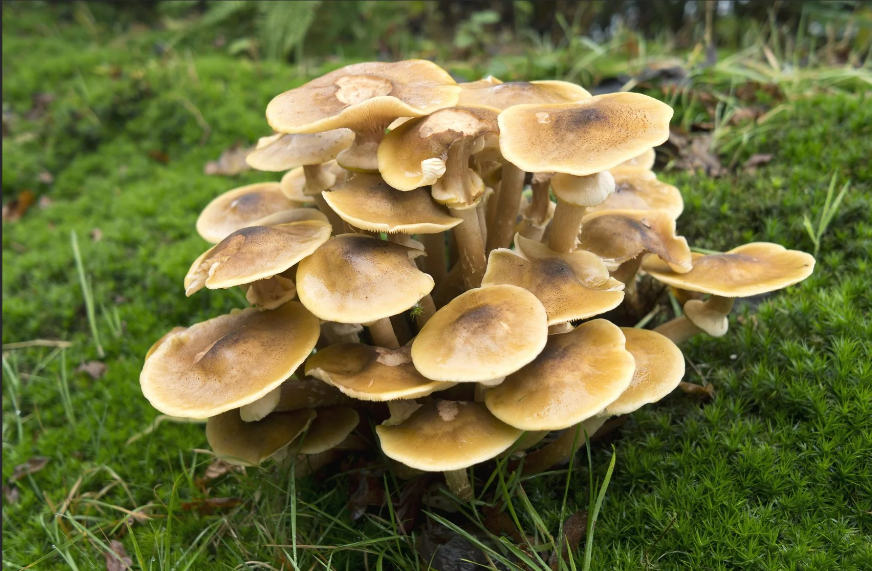
%> input picture New Folder/image.png, 872 x 571 px
$ octave 2.m   (GNU Octave 9; MATLAB toolbox functions it lacks are replaced by stand-ins)
%> lines starting %> are read from the running program, lines starting %| are printed output that depends on the picture
%Complement, Converting and Simulation of an Image

% Display color Image, find its complement and convert to gray scale
I=imread('image.png');
%> I is the input picture: size 571x872x3 uint8; mean R, G, B 111.3, 112, 61.6
subplot(2,2,1); imshow(I); subimage(I); title('Color Image');
c=imcomplement(I);
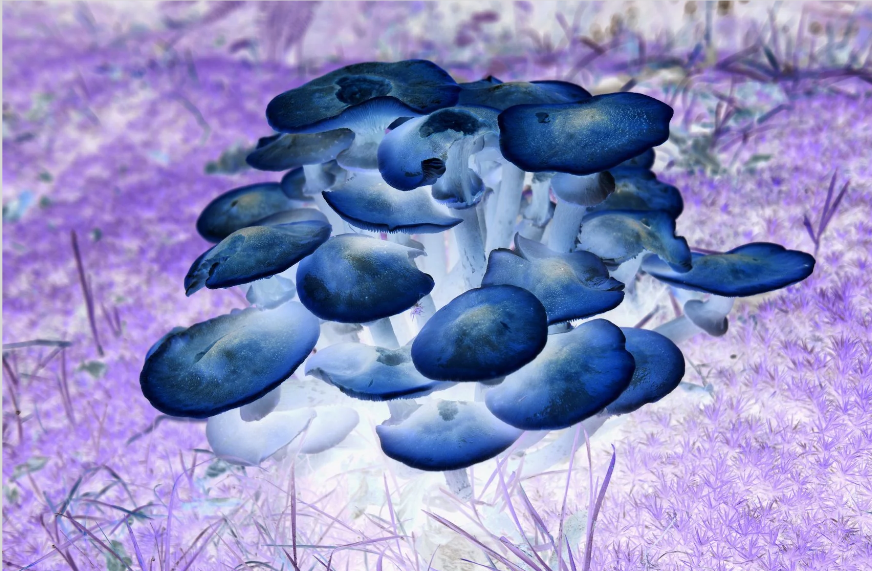
%> c: size 571x872x3 uint8; mean R, G, B 143.7, 143, 193.4
subplot(2,2,2); imshow(c); subimage(c); title('Complement of color Image');
r=rgb2gray(I);
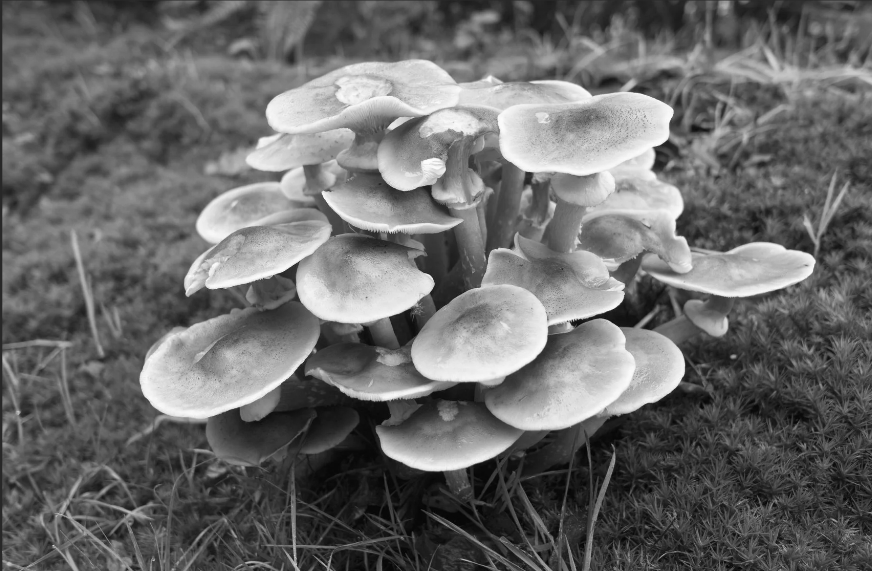
%> r: size 571x872 uint8; min 4, max 253, mean 106.1
subplot(2,2,3); imshow(r); subimage(r); title('Gray scale of color Image');
%Complement of Gray Image
b=imcomplement(r);
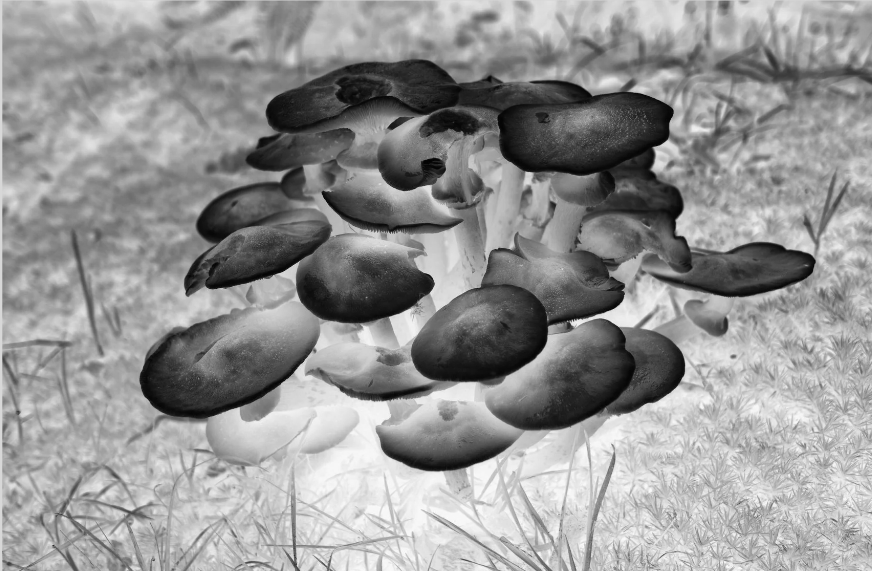
%> b: size 571x872 uint8; min 2, max 251, mean 148.9
subplot(2,2,4); imshow(b); subimage(b); title('Complement of Gray Image');
%Simulation of an Image( Arithmetic & Logic Operation)
a=ones(40); b=zeros(40);
c=[a b;b a]; d=[b b;a a];
A=10*(c+d);
M=c.*d;
S=c-d;
D=c/4;
figure;
subplot(3,2,1); imshow(c);
subplot(3,2,2); imshow(d);
subplot(3,2,3); imshow(A);
subplot(3,2,4); imshow(M);
subplot(3,2,5); imshow(S);
subplot(3,2,6); imshow(D);
%> after `imshow(D)`:
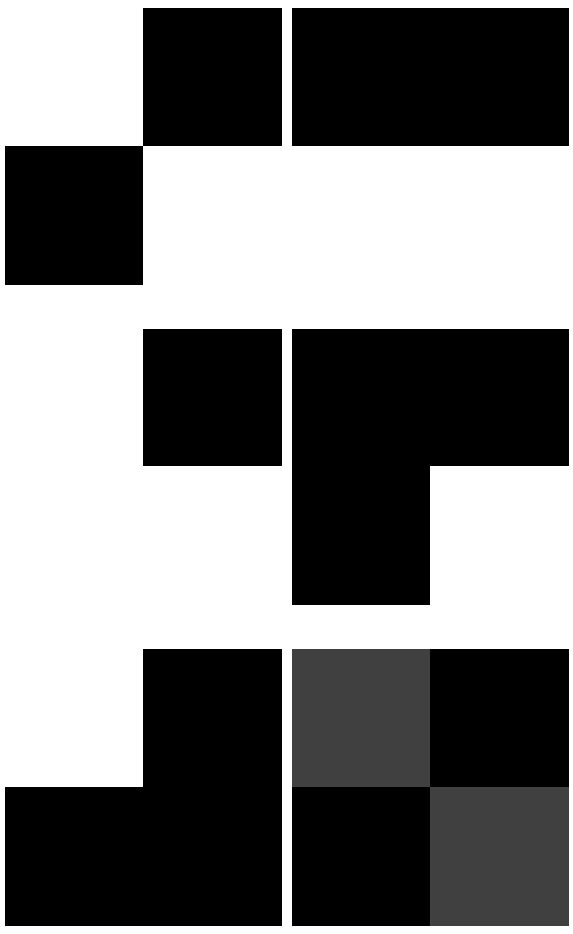
%> figure redrawn from the program's plot data, 6 panels
